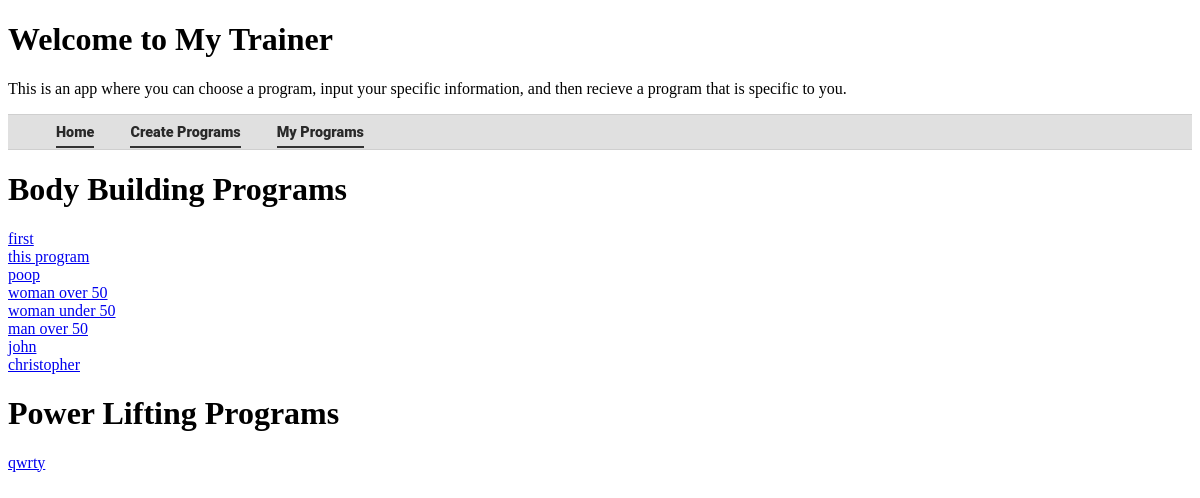
The page /MyPrograms on the database its author committed.
### main/models.py (models this page shows, shortened)
class Body(db.Model):
    id = db.Column(db.Integer, primary_key=True)
    title = db.Column(db.String)
    age = db.Column(db.Integer)
    gender = db.Column(db.String)
    benchMax = db.Column(db.Integer)
    squatMax = db.Column(db.Integer)
    deadliftMax = db.Column(db.Integer)

class Power(db.Model):
    id = db.Column(db.Integer, primary_key=True)
    title = db.Column(db.String)
    age = db.Column(db.Integer)
    gender = db.Column(db.String)
    benchMax = db.Column(db.Integer)
    squatMax = db.Column(db.Integer)
    deadliftMax = db.Column(db.Integer)

### main/routes.py (the view)
@app.route('/MyPrograms')
def myPrograms():
    bbprograms = Body.query.all()
    plprograms = Power.query.all()
    return render_template('programs.html', bbprograms=bbprograms, plprograms=plprograms)

### main/templates/programs.html
{% extends "layout.html" %}
{% block content %}
	<h1>Body Building Programs</h1>
	{% for program in bbprograms %}
		<div>
			<a href="{{ url_for('bbprograms', bbprogram_id=program.id) }}">{{ program.title }}</a>
		</div>
	{% endfor %}
	<h1>Power Lifting Programs</h1>
	{% for program in plprograms %}
		<div>
			<a href="{{ url_for('plprograms', plprogram_id=program.id) }}">{{ program.title }}</a>
		</div>
	{% endfor %}
{% endblock %}

### rows shown on the page
Body: title "first"
Body: title "this program"
Body: title "poop"
Body: title "woman over 50"
Body: title "woman under 50"
Body: title "man over 50"
Body: title "john"
Body: title "christopher"
Power: title "qwrty"
